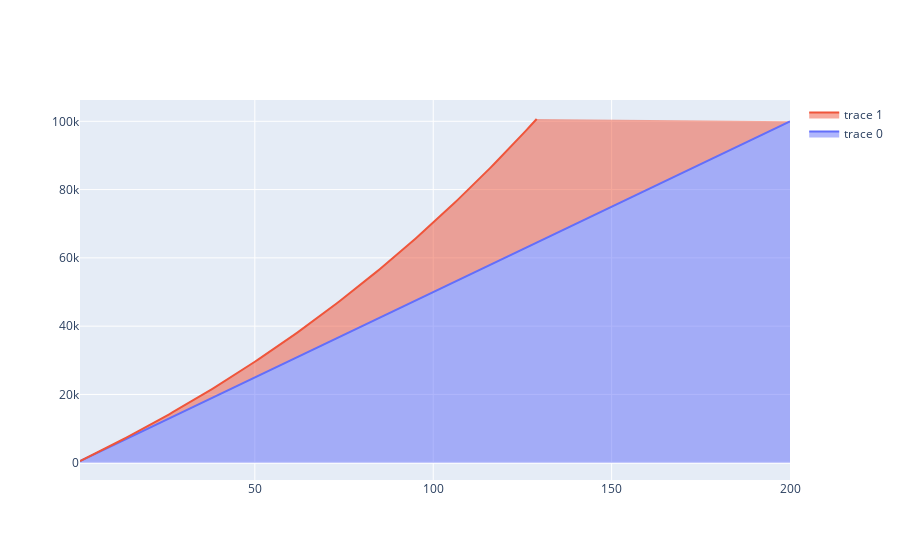

The cell this chart's notebook holds for it:
### Code cell
fig = go.Figure()
fig.add_trace(go.Scatter(x=months, y=progression, fill='tozeroy')) # fill down to xaxis
fig.add_trace(go.Scatter(x=time_taken, y=progress_interest, fill='tonexty')) # fill to trace0 y
fig.show()

### Figure 1 — Plotly figure (JSON) as saved in the notebook; plotly's stock layout.template omitted (floating-point values rounded to 4 significant figures; data arrays with more than 128 entries replaced by an {"elided": "..."} marker saying what was removed)
{"data": [{"fill": "tozeroy", "type": "scatter", "x": {"elided": "200 int values"}, "y": {"elided": "200 int values"}}, {"fill": "tonexty", "type": "scatter", "x": {"elided": "129 int values"}, "y": {"elided": "129 float values"}}], "layout": {}}
